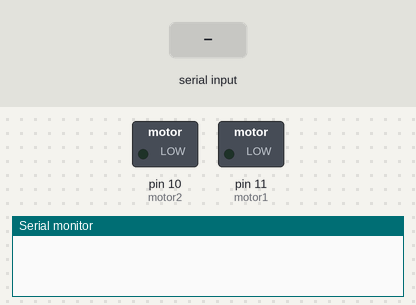
The sketch below on a simulated Arduino Uno, built with avr-gcc and run on an emulated ATmega328P. Parts: switched loads named in the sketch (green lamp = pin HIGH), the last lines printed to the serial monitor. The inputs (shaded band) are chosen by the test bench.

Above: at 1.2 s.
1.3 s: "a" received over Serial
At 1.7 s:
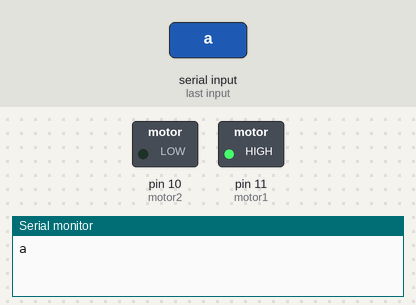
3.3 s: "b" received over Serial
At 3.7 s:
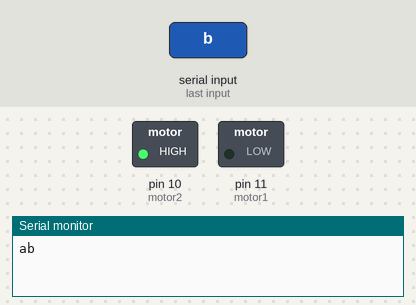
Timing chart, 0 to 6.3 s (numbered marks = the images above; inputs shaded):
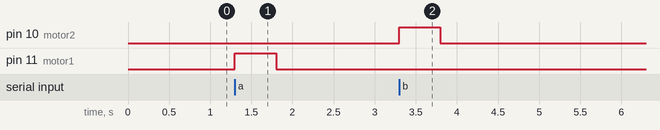

The sketch:

motor3.ino
```cpp
// Project 2, Part 2: Two-Motor Design based on keyboard input. The purpose of this project was to get two different
// motors to vibrate when their corresponding button on the host keyboard is pressed. For motor 1, this was 'a', and for
// motor 2 this was 'b'.

// Group Members: Josh Wild, Dayne Newman
// Group Number: 14 (not sure this is what the bottom of the breadboard said)
// Date: 2/11/2025
// Code written by: Both team members

char data = 0;           // declare a variable to hold the key that is pressed by the user
const int motor1 = 11;   // Pin number for motor 1
const int motor2 = 10;   // Pin number for motor 2

void setup() {
  // Initialize the serial input to have a baud rate of 57600
  Serial.begin(57600);
}

void loop() {
  // if there is a char pressed on the kayboard
  if (Serial.available() > 0)
  {
    // read in this char and print it to the console
    data = Serial.read();
    Serial.print(data);

    // if this char is an 'a'
    if (data == 'a')
    {
      // turn on motor 1 for half a second before turning it back off
      analogWrite(motor1, 255);
      delay(500);
      analogWrite(motor1, 0);
    }
    // if the char is instead 'b'
    else if (data == 'b')
    {
      // turn on motor 2 for half a second before turning it back off again
      analogWrite(motor2, 255);
      delay(500);
      analogWrite(motor2, 0);
      delay(500);
    }
  }
}
```

Measured:
- after the input at 1.3 s, pin 11 (motor1): LOW → HIGH at once, → LOW 0.50 s later
- after the input at 3.3 s, pin 10 (motor2): LOW → HIGH at once, → LOW 0.50 s later
